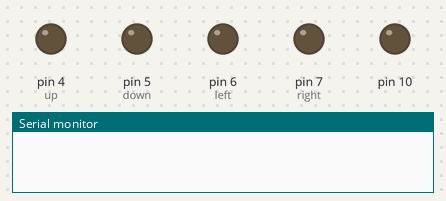
The sketch below on a simulated Arduino Uno, built with avr-gcc and run on an emulated ATmega328P. Shown: output pins drawn as LEDs (lit = HIGH), the last lines printed to the serial monitor.

Above: at 0.1 s.
At 1.4 s:
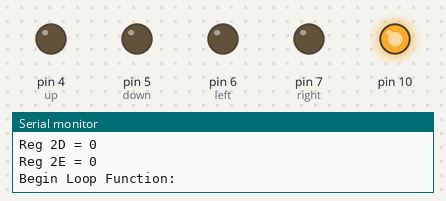
Timing chart, 0 to 2.9 s (numbered marks = the images above):
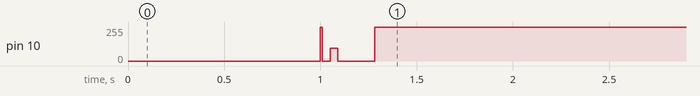

The sketch:

ADXL362_SimpleRead_2.ino
```cpp
// (licence header left out)
#include <SPI.h>
#include <ADXL362.h>


ADXL362 xl;

int temp;
int XValue, YValue, ZValue, Temperature;
int xdata, ydata;

int up=4, down = 5, left = 6, right = 7;

void setup(){
    Serial.begin(9600);
    xl.begin();                   // Setup SPI protocol, issue device soft reset
    xl.beginMeasure();            // Switch ADXL362 to measure mode
    xl.checkAllControlRegs();     // Burst Read all Control Registers, to check for proper setup

    pinMode(up, OUTPUT);
    pinMode(down, OUTPUT);
    pinMode (left, OUTPUT);
    pinMode (right, OUTPUT);


    Serial.print("\n\nBegin Loop Function:\n");
}

void loop(){

    // read all three axis in burst to ensure all measurements correspond to same sample time
   // xl.readXYZTData(XValue, YValue, ZValue, Temperature);
    delay(200);                // Arbitrary delay to make serial monitor easier to observe

    xdata = xl.readXData();
    ydata = xl.readYData();


    if(xdata<-750)
    {
      digitalWrite(down, HIGH);
      digitalWrite(up, LOW);
      Serial.print("Down\n");
    }
    else if (xdata>=750)
    {
      digitalWrite(down, LOW);
      digitalWrite(up, HIGH);
      Serial.print("Up\n");
    }
    else
    {
      digitalWrite(down, LOW);
      digitalWrite(up, LOW);
    }

    if(ydata< -750)
    {
      digitalWrite(left, HIGH);
      digitalWrite(right, LOW);
      Serial.print("Left\n");
    }
    else if( ydata>=750)
    {
      digitalWrite(left, LOW);
      digitalWrite(right, HIGH);
      Serial.print("Right\n");
    }


}
```
